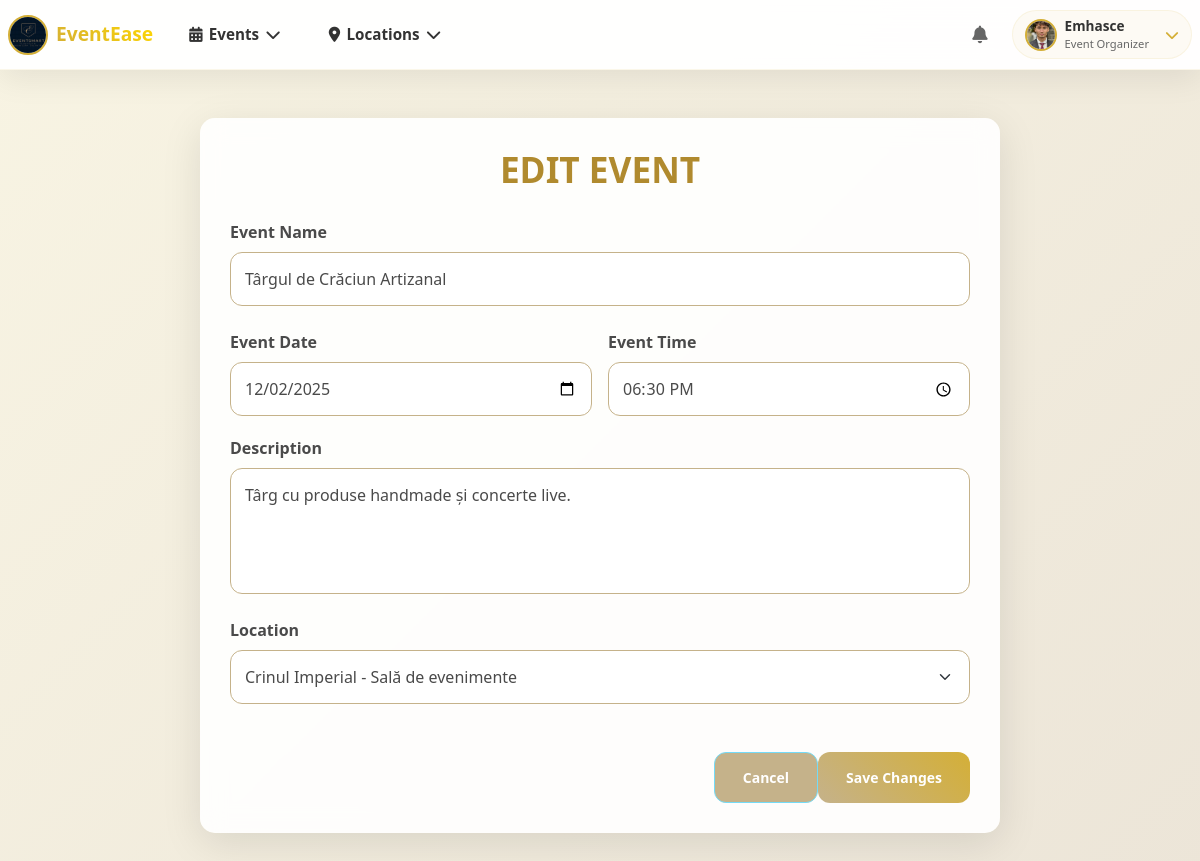
/edit_event/22/ (signed in), run on an earlier commit of the app's database.
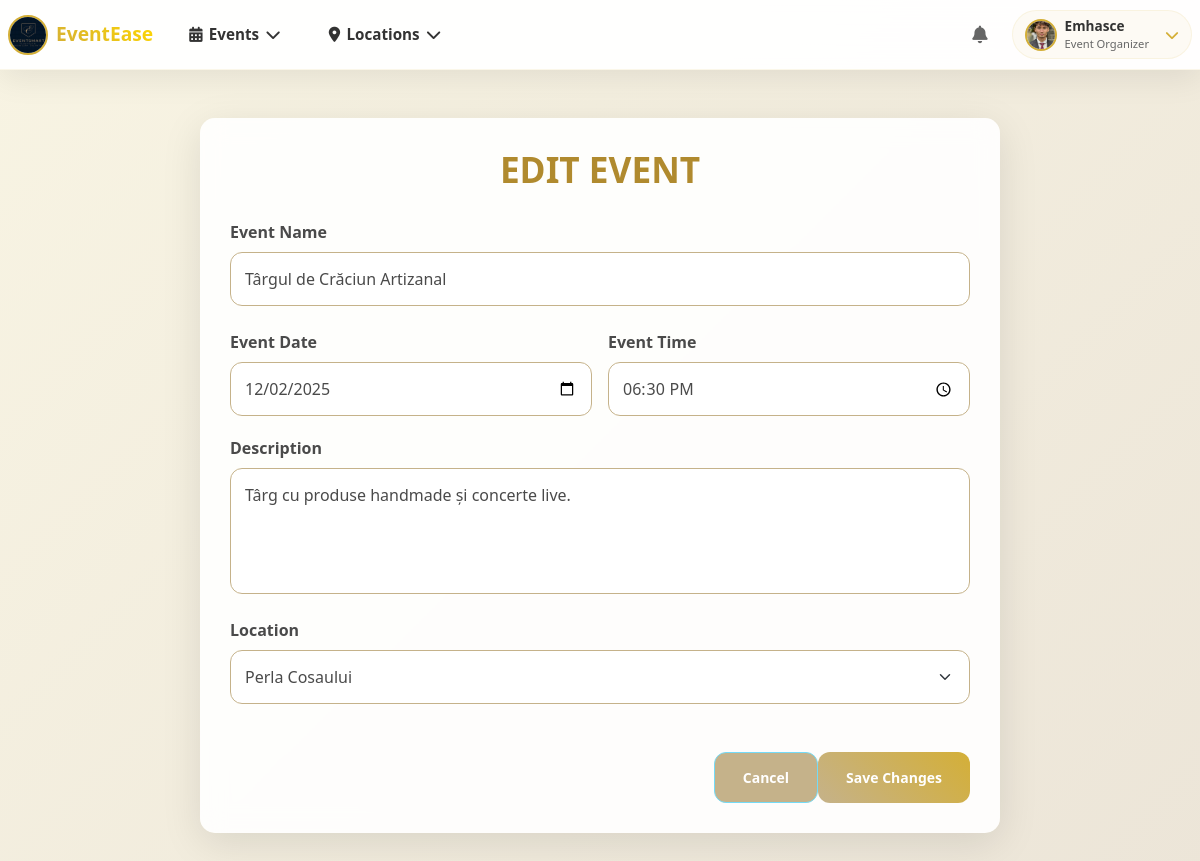
And on a later commit of the database.
### base/models.py (models this page shows, shortened)
class Event(models.Model):
    location = models.ForeignKey(Location, on_delete=models.SET_NULL, null=True, blank=True)
    event_name = models.CharField(max_length=100)
    event_date = models.DateField()
    event_time = models.TimeField()
    event_description = models.TextField(null=True, blank=True)
    created_at = models.DateTimeField(auto_now_add=True)
    guests = models.ManyToManyField(Guests, related_name='events', blank=True)
    completed = models.BooleanField(default=False)
    types = models.ManyToManyField(Type, blank=True)
    cost = models.DecimalField(max_digits=10, decimal_places=2, default=3000)
    updated_at = models.DateTimeField(auto_now=True)
    is_canceled = models.BooleanField(default=False)
    organized_by = models.ForeignKey(
        User,
        on_delete=models.CASCADE,
        related_name="organized_events",
        blank=True,
        null=True
    )

class Location(models.Model):
    owner = models.ForeignKey(User, on_delete=models.SET_NULL, null=True)
    user_account = models.OneToOneField(User, on_delete=models.CASCADE, null=True, related_name='user_account')
    name = models.CharField(max_length=100)
    description = models.TextField(null=True, blank=True)
    gallery = models.ImageField(upload_to='images/', null=True, blank=True)
    location = models.TextField(max_length=30)
    types = models.ManyToManyField(Type, blank=True)
    seats_numbers = models.IntegerField(null=True, blank=True)
    created_at = models.DateTimeField(auto_now_add=True)
    cost = models.DecimalField(max_digits=12, decimal_places=2,default=3000)
    number = models.CharField(max_length=20, default="+(40) 74 83 64 823")
    def __str__(self):
        return self.name

### base/views.py (the view)
@login_required
def edit_event(request, event_id):
    event = get_object_or_404(Event, id=event_id)
    if request.method == 'POST':
        form = EventForm(request.POST, request.FILES, instance=event)
        if form.is_valid():
            form.save()
            messages.success(request, "Event updated successfully!")
            return redirect('event_details', event_id=event.id)
        else:
            messages.error(request, "Please correct the errors below.")
    else:
        form = EventForm(instance=event)
    return render(request, 'base/edit_event.html', {'form': form, 'event': event})

### base/forms.py
class EventForm(forms.ModelForm):
    class Meta:
        model = Event
        fields = [
            'event_name',
            'event_date',
            'event_time',
            'event_description',
            'location',
            'guests',
        ]
    widgets = {
            'event_date': forms.DateInput(attrs={
                'type': 'date',
                'class': 'form-control event-input',
                'placeholder': 'Select Date'
            }),
            'event_time': forms.TimeInput(attrs={
                'type': 'time',
                'class': 'form-control event-input',
                'placeholder': 'Select Time'
            }),
            'event_description': forms.Textarea(attrs={
                'class': 'form-control event-input',
                'rows': 4,
                'placeholder': 'Describe the event'
            }),
            'location': forms.Select(attrs={
                'class': 'form-select event-input',
            }),
        }

### base/context_processors.py (called while the page is built)
def media_url(request):
    return {
        'MEDIA_URL': settings.MEDIA_URL
    }

### base/templates/base/edit_event.html (shortened to what this page needs)
{% extends 'main.html' %}
{% block content %}
<div class="container mt-5">
    <h2>Edit Event</h2>
    <form method="POST" enctype="multipart/form-data">
        <div class="mb-4">
            <label class="form-label">Event Name</label>
            <input type="text" class="form-control" name="event_name"
                   value="{{ form.instance.event_name }}" required>
        </div>
        <div class="row g-3">
            <div class="col-md-6">
                <label class="form-label">Event Date</label>
                <input type="date" class="form-control" name="event_date"
                       value="{{ form.instance.event_date|date:'Y-m-d' }}">
            </div>
            <div class="col-md-6">
                <label class="form-label">Event Time</label>
                <input type="time" class="form-control" name="event_time"
                       value="{{ form.instance.event_time|time:'H:i' }}">
            </div>
        </div>
        <div class="mb-4">
            <label class="form-label">Description</label>
            <textarea class="form-control" name="event_description"
                      rows="4" style="resize: none;">{{ form.instance.event_description }}</textarea>
        </div>
        <div class="mb-4">
            <label class="form-label">Location</label>
            <select class="form-select" name="location">
                {% for choice in form.location.field.choices %}
                    <option value="{{ choice.0 }}" {% if choice.0 == form.instance.location.pk %}selected{% endif %}>
                        {{ choice.1 }}
                    </option>
                {% endfor %}
            </select>
        </div>
        <div class="d-flex justify-content-between mt-5">
            <a href="{% url 'event_details' event.id %}" class="btn btn-secondary">Cancel</a>
            <button type="submit" class="btn btn-primary">Save Changes</button>
        </div>
    </form>
</div>
{% endblock %}

What changed in the data, as far as the page shows it:
changed Event "Târgul de Crăciun Artizanal": location "Crinul Imperial - Sală de evenimente" → "Perla Cosaului"
